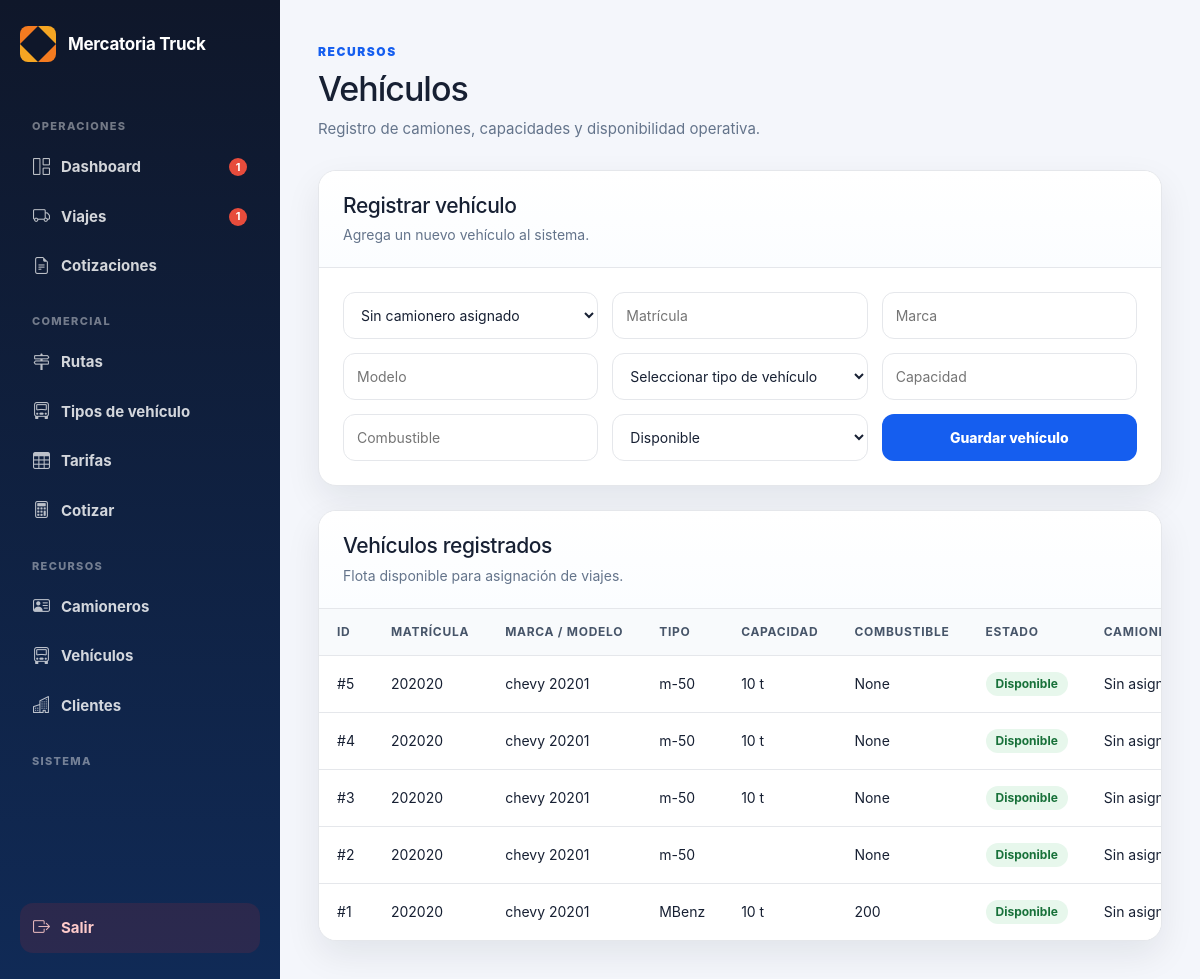
The page /vehiculos on the database its author committed.
### tables this page shows
CREATE TABLE vehiculos (
        id INTEGER PRIMARY KEY AUTOINCREMENT,
        camionero_id INTEGER,
        matricula TEXT,
        marca TEXT,
        modelo TEXT,
        tipo TEXT,
        capacidad TEXT,
        combustible TEXT,
        estado TEXT DEFAULT 'Disponible',
        activo INTEGER DEFAULT 1,
        fecha_creacion TEXT DEFAULT CURRENT_TIMESTAMP
    , tipo_vehiculo_id INTEGER, placa TEXT);

### routes/vehiculos.py (the view, shortened to what this page needs)
@vehiculos_bp.route("/vehiculos", methods=["GET", "POST"])
def vehiculos():
    conexion = conectar()
    cursor = conexion.cursor()
    cursor.execute("""
        SELECT id, nombre
        FROM camioneros
        WHERE activo = 1
        ORDER BY nombre ASC
    """)
    camioneros = cursor.fetchall()
    cursor.execute("""
        SELECT nombre
        FROM tipos_vehiculo
        WHERE activo = 1
        ORDER BY nombre ASC
    """)
    tipos_vehiculo = cursor.fetchall()
    cursor.execute("""
        SELECT
            v.id,
            v.matricula,
            v.marca,
            v.modelo,
            v.tipo,
            v.capacidad,
            v.combustible,
            v.estado,
            c.nombre
        FROM vehiculos v
        LEFT JOIN camioneros c ON c.id = v.camionero_id
        WHERE v.activo = 1
        ORDER BY v.id DESC
    """)
    vehiculos_guardados = cursor.fetchall()
    conexion.close()
    return render_template(
        "vehiculos.html",
        vehiculos=vehiculos_guardados,
        camioneros=camioneros,
        tipos_vehiculo=tipos_vehiculo
    )

### app.py (called while the page is built)
@app.context_processor
def sidebar_badges():
    try:
        conexion = conectar()
        cursor = conexion.cursor()
        cursor.execute(
            "SELECT COUNT(*) FROM viajes WHERE estado IN ('Pendiente', 'Solicitado')"
        )
        viajes_urgentes = cursor.fetchone()[0]
        cursor.execute(
            "SELECT COUNT(*) FROM viajes WHERE estado = 'Solicitado'"
        )
        dashboard_urgentes = cursor.fetchone()[0]
        conexion.close()
    except Exception:
        viajes_urgentes = 0
        dashboard_urgentes = 0
    return dict(
        sidebar_viajes_urgentes=viajes_urgentes,
        sidebar_dashboard_urgentes=dashboard_urgentes,
    )

### database.py (called while the page is built)
def conectar():
    con = sqlite3.connect(DATABASE_NAME)
    con.row_factory = sqlite3.Row
    return con

### templates/vehiculos.html (shortened to what this page needs)
{% extends "admin/base_admin.html" %}
{% block contenido %}
<div class="page-header">
    <div>
        <span class="eyebrow">Recursos</span>
        <h1>Vehículos</h1>
        <p>Registro de camiones, capacidades y disponibilidad operativa.</p>
    </div>
</div>
<section class="panel">
    <div class="panel-header">
        <div>
            <h2>Registrar vehículo</h2>
            <p>Agrega un nuevo vehículo al sistema.</p>
        </div>
    </div>
    <form method="POST" class="form-grid">
        <select name="camionero_id">
            <option value="">Sin camionero asignado</option>
        </select>
        <input type="text" name="matricula" placeholder="Matrícula" required>
        <input type="text" name="marca" placeholder="Marca">
        <input type="text" name="modelo" placeholder="Modelo">
        <select name="tipo" required>
            <option value="">Seleccionar tipo de vehículo</option>
        </select>
        <input type="text" name="capacidad" placeholder="Capacidad" required>
        <input type="text" name="combustible" placeholder="Combustible" required>
        <select name="estado">
            <option value="Disponible">Disponible</option>
        </select>
        <button type="submit" class="btn-submit">Guardar vehículo</button>
    </form>
</section>
<section class="panel panel-spaced">
    <div class="panel-header">
        <div>
            <h2>Vehículos registrados</h2>
            <p>Flota disponible para asignación de viajes.</p>
        </div>
    </div>
    <div class="table-wrapper">
        <table class="data-table">
            <thead>
                <tr>
                    <th>ID</th>
                    <th>Matrícula</th>
                    <th>Marca / Modelo</th>
                    <th>Tipo</th>
                    <th>Capacidad</th>
                    <th>Combustible</th>
                    <th>Estado</th>
                    <th>Camionero</th>
                </tr>
            </thead>
            <tbody>
                {% for v in vehiculos %}
                <tr>
                    <td>#{{ v[0] }}</td>
                    <td>{{ v[1] }}</td>
                    <td>{{ v[2] }} {{ v[3] }}</td>
                    <td>{{ v[4] }}</td>
                    <td>{{ v[5] }}</td>
                    <td>{{ v[6] }}</td>
                    <td>
                        <span class="badge badge-vehiculo {{ v[7]|lower|replace(' ', '-') }}">
                            {{ v[7] }}
                        </span>
                    </td>
                    <td>{{ v[8] if v[8] else "Sin asignar" }}</td>
                </tr>
                {% else %}
                <tr>
                    <td colspan="8" class="empty-state">No hay vehículos registrados.</td>
                </tr>
                {% endfor %}
            </tbody>
        </table>
    </div>
</section>
{% endblock %}

### static/css/admin.css (style rules this page uses)
:root { --bg: #f4f6fb; --panel: #ffffff; --panel-soft: #f8fafc; --text: #172033; --muted: #64748b; --primary: #155eef; --primary-dark: #0f3ea8; --border: #e5e7eb; --danger: #dc2626; --success: #16a34a; --warning: #f59e0b; --info: #0891b2; --sidebar: #0f172a; --sidebar-soft: #102a56; --shadow: 0 14px 35px rgba(15, 23, 42, 0.08); --radius: 18px; }
* { box-sizing: border-box; }
body { margin: 0; font-family: Inter, "Segoe UI", Arial, sans-serif; background: var(--bg); color: var(--text); }
.page-header { display: flex; justify-content: space-between; align-items: flex-start; gap: 22px; margin-bottom: 30px; }
.eyebrow { display: inline-flex; margin-bottom: 8px; color: var(--primary); font-size: 12px; font-weight: 900; text-transform: uppercase; letter-spacing: 0.13em; }
.page-header h1 { margin: 0; font-size: 34px; letter-spacing: -1px; }
.page-header p { margin: 8px 0 0; color: var(--muted); font-size: 15px; }
.panel { background: var(--panel); border: 1px solid var(--border); border-radius: var(--radius); box-shadow: var(--shadow); overflow: hidden; }
.panel-header { padding: 22px 24px; border-bottom: 1px solid var(--border); background: linear-gradient(180deg, #ffffff 0%, #fbfdff 100%); }
.panel-header h2 { margin: 0; font-size: 21px; letter-spacing: -0.4px; }
.panel-header p { margin: 6px 0 0; color: var(--muted); font-size: 14px; }
.table-wrapper { width: 100%; overflow-x: auto; }
.data-table { width: 100%; border-collapse: collapse; background: var(--panel); }
.data-table th { background: var(--panel-soft); color: #475569; padding: 14px 18px; text-align: left; font-size: 12px; text-transform: uppercase; letter-spacing: 0.06em; border-bottom: 1px solid var(--border); white-space: nowrap; }
.data-table td { padding: 16px 18px; border-bottom: 1px solid var(--border); font-size: 14px; vertical-align: middle; }
.data-table tr:last-child td { border-bottom: none; }
.badge { display: inline-flex; align-items: center; padding: 4px 10px; border-radius: 999px; background: #eef2ff; color: #3730a3; font-size: 12px; font-weight: 700; white-space: nowrap; }
.panel-spaced { margin-top: 24px; }
.form-grid { padding: 24px; display: grid; grid-template-columns: repeat(auto-fit, minmax(220px, 1fr)); gap: 14px; }
.form-grid input, .form-grid select { width: 100%; padding: 12px 13px; border: 1px solid var(--border); border-radius: 12px; background: white; font-size: 14px; color: var(--text); }
.btn-submit { border: none; border-radius: 12px; background: var(--primary); color: white; font-size: 14px; font-weight: 800; cursor: pointer; padding: 12px 16px; }

### templates/vehiculos.html (style rules this page uses)
.badge-vehiculo { display: inline-block; padding: 6px 10px; border-radius: 999px; font-size: 12px; font-weight: 700; }
.badge-vehiculo.disponible { background: #e7f7ec; color: #18713a; }

### rows shown on the page
vehiculos: id "5", matricula "202020", marca "chevy", modelo "20201", tipo "m-50", capacidad "10 t", v "None", estado "Disponible", v "Sin…"
vehiculos: id "4", matricula "202020", marca "chevy", modelo "20201", tipo "m-50", capacidad "10 t", v "None", estado "Disponible", v "Sin…"
vehiculos: id "3", matricula "202020", marca "chevy", modelo "20201", tipo "m-50", capacidad "10 t", v "None", estado "Disponible", v "Sin…"
vehiculos: id "2", matricula "202020", marca "chevy", modelo "20201", tipo "m-50", v "None", estado "Disponible", v "Sin…"
vehiculos: id "1", matricula "202020", marca "chevy", modelo "20201", tipo "MBenz", capacidad "10 t", combustible "200", estado "Disponible", v "Sin…"

### other values the page prints
{{ sidebar_dashboard_urgentes }} "1"
{{ sidebar_viajes_urgentes }} "1"
